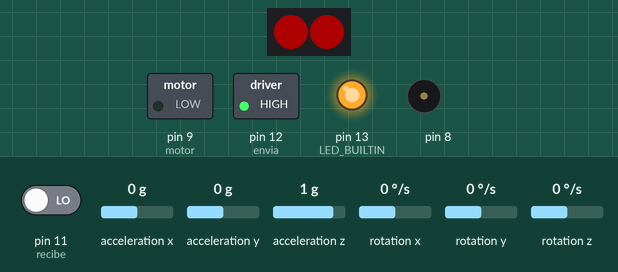
Simulated run of this sketch. Board: Arduino Uno, built with avr-gcc and run on an emulated ATmega328P. On the bench: 2 RGB LEDs in strip order, left to right, switched loads named in the sketch (green lamp = pin HIGH), output pins drawn as LEDs (lit = HIGH), buzzer (waves = sounding). Dashed ring = blinking. Inputs (shaded band) come from the test bench; at power-on: acceleration x 0 g, pin 11 (recibe) LOW, rotation z 0 °/s, acceleration y 0 g, acceleration z 1 g, rotation x 0 °/s, rotation y 0 °/s. Dim RGB values are drawn brighter than linear.

Above: at 4.2 s.
4.3 s: acceleration x set to -1.4 g
At 5.5 s:
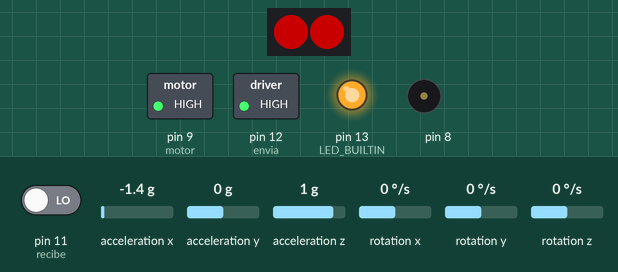
7.3 s: pin 11 (recibe) driven HIGH
At 8.1 s:
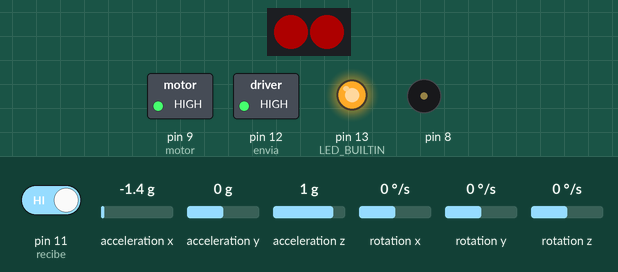
10.3 s: pin 11 (recibe) driven LOW
11.9 s: rotation z set to -188 °/s
13.4 s: rotation z set to -199 °/s
At 13.61 s:
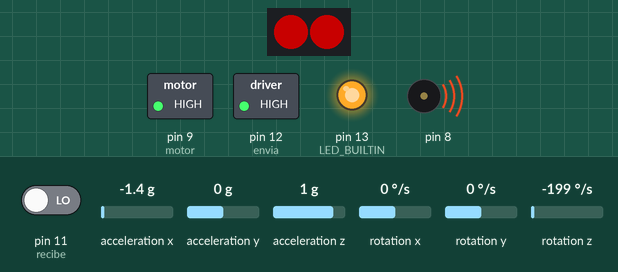
16.4 s: rotation z set to -100 °/s
At 17.6 s:
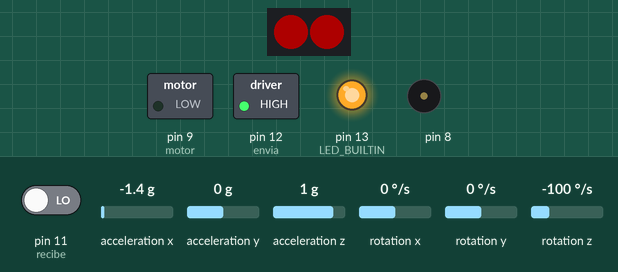
Timing chart, 0 to 19.0 s (numbered marks = the images above; inputs shaded):
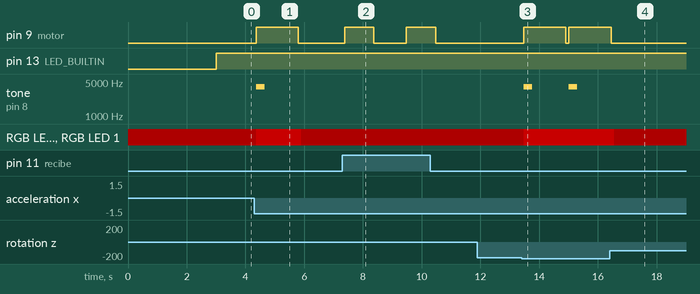

The sketch:

acelerometro.ino
```cpp
/*******************VARIABLES DE LAS NOTAS MUSICALES****************************/
// Definición de las frecuencias de las notas.
#define DO1 33
#define DO1S 35
#define RE1 37
#define RE1S 39
#define MI1 41
#define FA1 44
#define FA1S 46
#define SOL1 49
#define SOL1S 52
#define LA1 55
#define LA1S 58
#define SI1 62
#define DO2 65
#define DO2S 69
#define RE2 73
#define RE2S 78
#define MI2 82
#define FA2 87
#define FA2S 93
#define SOL2 98
#define SOL2S 104
#define LA2 110
#define LA2S 117
#define SI2 123
#define DO3 131
#define DO3S 139
#define RE3 147
#define RE3S 156
#define MI3 165
#define FA3 175
#define FA3S 185
#define SOL3 196
#define SOL3S 208
#define LA3 220
#define LA3S 233
#define SI3 247
#define DO4 262
#define DO4S 277
#define RE4 294
#define RE4S 311
#define MI4 330
#define FA4 349
#define FA4S 370
#define SOL4 392
#define SOL4S 415
#define LA4 440
#define LA4S 466
#define SI4 494
#define DO5 523
#define DO5S 554
#define RE5 587
#define RE5S 622
#define MI5 659
#define FA5 698
#define FA5S 740
#define SOL5 784
#define SOL5S 831
#define LA5 880
#define LA5S 932
#define SI5 988
#define DO6 1047
#define DO6S 1109
#define RE6 1175
#define RE6S 1245
#define MI6 1319
#define FA6 1397
#define FA6S 1480
#define SOL6 1568
#define SOL6S 1661
#define LA6 1760
#define LA6S 1865
#define SI6 1976
#define DO7 2093
#define DO7S 2217
#define RE7 2349
#define RE7S 2489
#define MI7 2637
#define FA7 2794
#define FA7S 2960
#define SOL7 3136
#define SOL7S 3322
#define LA7 3520
#define LA7S 3729
#define SI7 3951
#define redondap 288
#define redonda 192
#define blancap 144
#define blanca 96
#define negrap 72
#define negra 48
#define corcheap 36
#define corchea 24
#define semicorcheap 18
#define tresillo 16
#define semicorchea 12
#define fusap 9
#define fusa 6
#define semifusa 3
/************************************************************/
/**************variables de los leds***************************/
#include <Adafruit_NeoPixel.h>
#ifdef __AVR__
#include <avr/power.h>
#endif
#define PIN 6
#define NUM_LEDS 2
#define BRIGHTNESS 50
Adafruit_NeoPixel strip = Adafruit_NeoPixel(NUM_LEDS, PIN, NEO_GRBW + NEO_KHZ800);
/****************************************************************/
/**************variables del acelerometro*************************/
#include <MPU6050_tockn.h>
#include <Wire.h>
float ax = 0, ay = 0, az = 0, axx = 0, ayy = 0, azz = 0;
float mov = 0;
MPU6050 mpu6050(Wire);
bool ciclo = true;
long timer = 0;
/******************************************************************/

void navidad(int pin, int nota, int duracion, int tiempo) {
  int tiempot = duracion * tiempo;
  tone(pin, nota, duracion);

  strip.setPixelColor(0, strip.Color(255, 0, 0));
  strip.setBrightness(100);
  strip.begin();
  strip.show();

  delay(tiempot);
}
void cancion() {
  int tempo = 5;
  navidad(8, DO1, negra, tempo);
  navidad(8, RE2, negra, tempo);
  navidad(8, MI3, negra, tempo);
  navidad(8, FA4, negra, tempo);
  navidad(8, SOL5, negra, tempo);
  navidad(8, LA6, negra, tempo);
  navidad(8, SI7, negra, tempo);
}
const int motor = 9;
void setup() {
  /*****************configuracion de los leds*********************/
  // This is for Trinket 5V 16MHz, you can remove these three lines if you are not using a Trinket
#if defined (__AVR_ATtiny85__)
  if (F_CPU == 16000000) clock_prescale_set(clock_div_1);
#endif
  // End of trinket special code
  strip.setBrightness(BRIGHTNESS);
  strip.setPixelColor(0, strip.Color(255, 0, 0));
  strip.setPixelColor(1, strip.Color(255, 0, 0));
  strip.begin();
  strip.show(); // Initialize all pixels to 'off'
  /*****************************************************************/
  pinMode(LED_BUILTIN, OUTPUT);
  pinMode(12,OUTPUT);//envia
  pinMode(11,INPUT);//recibe
  digitalWrite(12,HIGH);
  digitalWrite(11,LOW);
  pinMode(motor, OUTPUT);
  digitalWrite(motor, LOW);
  Serial.begin(9600);
  Wire.begin();
  mpu6050.begin();
  mpu6050.calcGyroOffsets(true);
}

void loop() {
  digitalWrite(LED_BUILTIN, HIGH);
  mpu6050.update();
  ax = abs(mpu6050.getAngleX());
  ay = abs(mpu6050.getAngleY());
  az = abs(mpu6050.getAngleZ());
  delay(50);
  mpu6050.update();
  axx = abs(mpu6050.getAngleX());
  ayy = abs(mpu6050.getAngleY());
  azz = abs(mpu6050.getAngleZ());
  delay(50);
  mov = abs(ax - axx) + abs(ay - ayy) + abs(az - azz);
  if (mov > 10) {
    //digitalWrite(LED_BUILTIN, HIGH);
    //cancion();
    digitalWrite(motor, HIGH);//prende el motor
    //Serial.print("\nmov: ");Serial.print(mov);
    navidad(8, SI7, redondap, 5);
    digitalWrite(motor, LOW);//apaga el motor
  }
  else
  {
    strip.setPixelColor(0, strip.Color(255, 0, 0));
    strip.setPixelColor(1, strip.Color(255, 0, 0));
    strip.setBrightness(50);
    strip.begin();
    strip.show();
  }
//  Serial.print("\n");Serial.print(digitalRead(11));
  if(digitalRead(11)==HIGH)
  {
    digitalWrite(motor, HIGH);//prende el motor
    delay(1000);
    digitalWrite(motor, LOW);//prende el motor
    delay(1000);
    }
  //digitalWrite(LED_BUILTIN, LOW);
//  Serial.print("\nmov: "); Serial.print(mov);
  //  Serial.print("\ty: ");Serial.print(ay);
  //  Serial.print("\tz: ");Serial.print(az);
  //  Serial.print("\nxx: ");Serial.print(axx);
  //  Serial.print("\tyy: ");Serial.print(ayy);
  //  Serial.print("\tzz: ");Serial.print(azz);
  //    Serial.print("angleX : "); Serial.print(anguloX);
  //    Serial.print("\tangleY : "); Serial.print(anguloY);
  //    Serial.print("\tangleZ : "); Serial.println(anguloZ);
  //    digitalWrite(LED_BUILTIN, LOW);

  //  Serial.println("=======================================================\n");
  //  timer = millis();
}
```

Measured:
- the behaviour switches between -191 and -192 °/s on rotation z (found by bisection; images 2 and 3)
- after the input at 4.3 s, pin 9 (motor): LOW → HIGH after 0.06 s, → LOW 1.4 s later; tone on pin 8: silent → 3951 Hz after 0.06 s, → silent 0.29 s later; RGB LED 0, RGB LED 1: RGB(50, 0, 0) → RGB(100, 0, 0) after 0.06 s, → RGB(50, 0, 0) 1.5 s later
- after the input at 7.3 s, pin 9 (motor): LOW → HIGH after 0.07 s, → LOW 1.0 s later, → HIGH 1.1 s later
- after the input at 11.9 s, every drawn part: stays the same
- after the input at 13.4 s, pin 9 (motor): LOW → HIGH after 0.07 s, → LOW 1.4 s later, → HIGH 0.10 s later; tone on pin 8: alternates 3951 Hz for 0.29 s and silent for 1.3 s, starting after 0.07 s; RGB LED 0, RGB LED 1: RGB(50, 0, 0) → RGB(100, 0, 0) after 0.07 s
- after the input at 16.4 s, pin 9 (motor): goes on until 16.5 s, then stays LOW; tone on pin 8: stops changing and stays silent; RGB LED 0, RGB LED 1: RGB(100, 0, 0) → RGB(50, 0, 0) after 0.16 s
